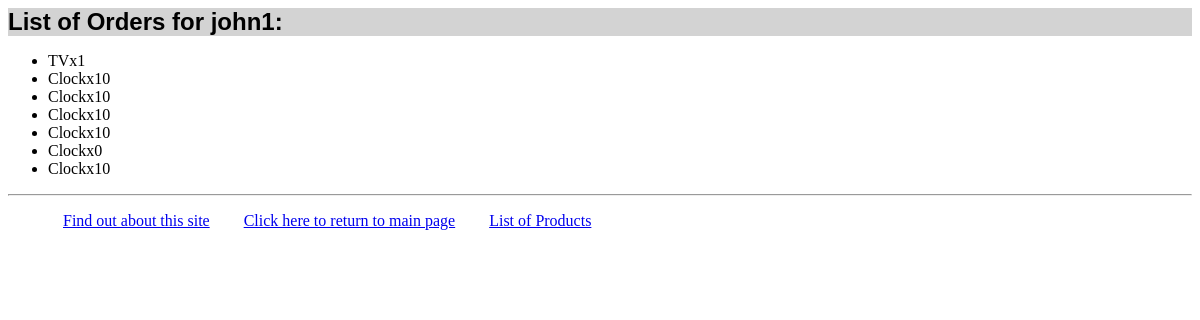
/myapp/myorders (signed in), run on the app's committed database.
### myapp/models.py (models this page shows, shortened)
class Order(models.Model):
    product = models.ForeignKey(Product, on_delete=models.CASCADE)
    client = models.ForeignKey(Client, on_delete=models.CASCADE)
    num_units = models.PositiveIntegerField()
    STATUS_CHOICES = [
        (0, 'Order Cancelled'),
        (1, 'Order Placed'),
        (2, 'Order Shipped'),
        (3, 'Order Delivered')]
    order_status = models.IntegerField(choices=STATUS_CHOICES, default=1)
    status_date = models.DateField(null=True)
    def __str__(self):
        return self.product.name + 'x' + str(self.num_units)

class Product(models.Model):
    category = models.ForeignKey(Category, related_name='products', on_delete=models.CASCADE)
    name = models.CharField(max_length=200)
    price = models.DecimalField(max_digits=10, decimal_places=2)
    stock = models.PositiveIntegerField(default=100, validators=[validate_stock])
    available = models.BooleanField(default=True)
    optional = models.CharField(max_length=300, default='', blank=True)
    interested = models.PositiveIntegerField(default=0)

### myapp/views.py (the view)
# urls.py: path(r'myorders', views.myorders, name='myorders'),
@login_required
def myorders(request):
    if Client.objects.filter(username=request.user.username):
        orderlist = Order.objects.filter(client=Client.objects.get(username=request.user.username))
        return render(request, 'myapp/myorders.html', {'user': request.user.username, 'orderlist': orderlist})
    else:
        return HttpResponse('You are not a registered client!')

### myapp/templates/myapp/myorders.html (shortened to what this page needs)
{% extends 'myapp/base.html' %}
{% block body_block %}
    <h1>List of Orders for {{ user }}:</h1>
    <ul>
        {% if orderlist %}
            {% for order in orderlist %}
                <li>{{ order }}</li>
            {% endfor %}
        {% else %}
            <li>No orders for the client.</li>
        {% endif %}
    </ul>
{% endblock %}

### myapp/static/myapp/style.css (style rules this page uses)
h1 { color: black; font-family: arial, sans-serif; font-size: 24px; font-weight: bold; margin-top: 0px; margin-bottom: 1px; background-color: lightgray; }

### data on the page
Order: product+num_units "TVx1"
Order: product+num_units "Clockx10"
Order: product+num_units "Clockx10"
Order: product+num_units "Clockx10"
Order: product+num_units "Clockx10"
Order: product+num_units "Clockx0"
Order: product+num_units "Clockx10"

### other printed values
{{ user }} "john1"
